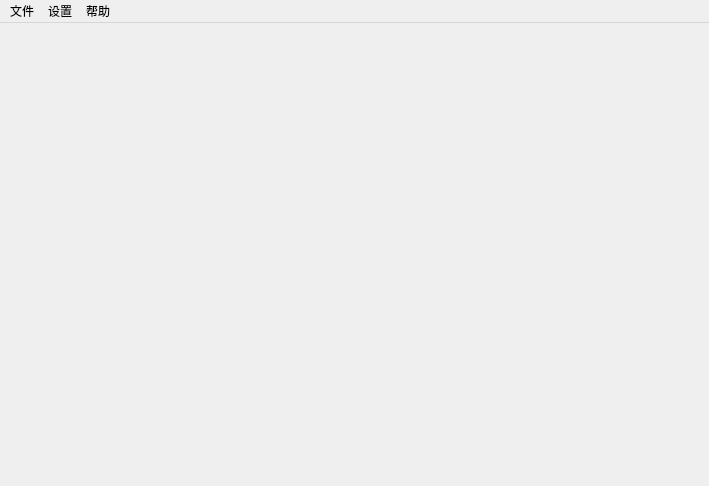
<?xml version="1.0" encoding="UTF-8"?>
<ui version="4.0">
 <class>MainWindow</class>
 <widget class="QMainWindow" name="MainWindow">
  <property name="geometry">
   <rect>
    <x>0</x>
    <y>0</y>
    <width>709</width>
    <height>486</height>
   </rect>
  </property>
  <property name="windowTitle">
   <string>QBL Station</string>
  </property>
  <widget class="QWidget" name="centralWidget"/>
  <widget class="QMenuBar" name="menuBar">
   <property name="geometry">
    <rect>
     <x>0</x>
     <y>0</y>
     <width>709</width>
     <height>23</height>
    </rect>
   </property>
   <widget class="QMenu" name="menu_help">
    <property name="title">
     <string>帮助</string>
    </property>
    <addaction name="action_about"/>
   </widget>
   <widget class="QMenu" name="menu_file">
    <property name="title">
     <string>文件</string>
    </property>
    <addaction name="action_exit"/>
   </widget>
   <widget class="QMenu" name="menu_setting">
    <property name="title">
     <string>设置</string>
    </property>
    <widget class="QMenu" name="menu_setting_port">
     <property name="title">
      <string>端口设置</string>
     </property>
    </widget>
    <addaction name="menu_setting_port"/>
   </widget>
   <addaction name="menu_file"/>
   <addaction name="menu_setting"/>
   <addaction name="menu_help"/>
  </widget>
  <action name="action_exit">
   <property name="text">
    <string>退出</string>
   </property>
  </action>
  <action name="action_about">
   <property name="text">
    <string>关于</string>
   </property>
   <property name="toolTip">
    <string>关于</string>
   </property>
  </action>
 </widget>
 <layoutdefault spacing="6" margin="11"/>
 <resources/>
 <connections/>
</ui>
